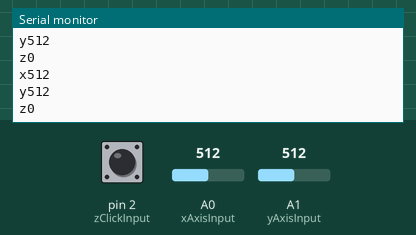
Recording of a sketch running on a simulated Arduino Uno, built with avr-gcc and run on an emulated ATmega328P. Shown: the last lines printed to the serial monitor. Inputs (shaded band) come from the test bench; at power-on: A0 (xAxisInput) = 512, A1 (yAxisInput) = 512, pin 2 (zClickInput) HIGH.

Above: at 1.2 s.
1.3 s: A0 (xAxisInput) set to 716
At 2.2 s:
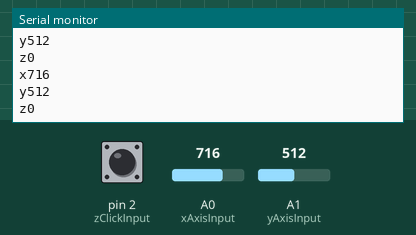
2.8 s: A1 (yAxisInput) set to 716
At 3.8 s:
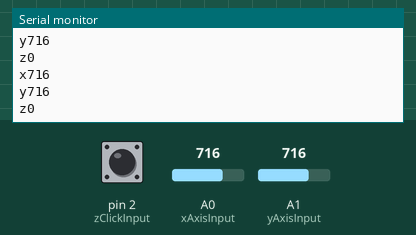
4.3 s: pin 2 (zClickInput) pulled LOW for 0.15 s
5.9 s: A0 (xAxisInput) set to 900
At 6.9 s:
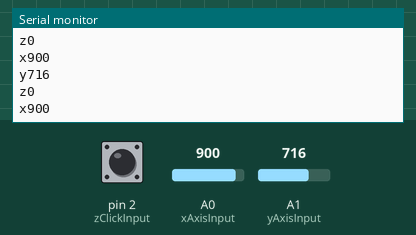
7.4 s: A1 (yAxisInput) set to 900
At 8.2 s:
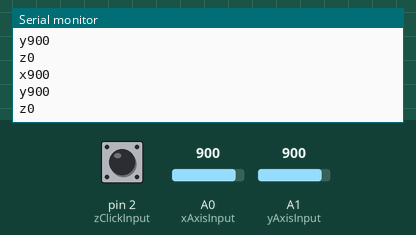
Timing chart, 0 to 9.9 s (numbered marks = the images above; inputs shaded):
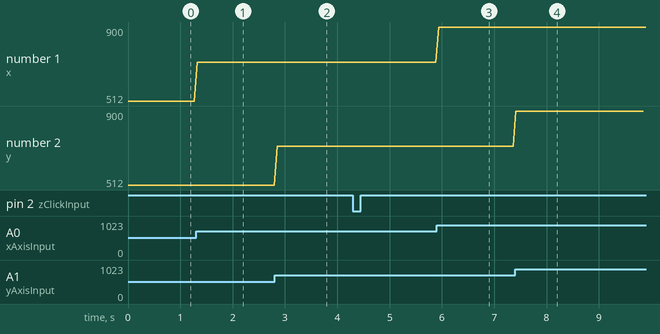

The sketch:

joystick_input.ino
```cpp
int xAxisInput = A0;
int yAxisInput = A1;
int zClickInput = 2;

int xAxisValue;
int yAxisValue;
int zClickValue;

void setup() {
  Serial.begin(9600);
  pinMode(xAxisInput, INPUT);
  pinMode(yAxisInput, INPUT);
  pinMode(zClickInput, INPUT);

  // WAKE THE DIGITAL INPUT UP
  digitalWrite(zClickInput, HIGH);
}

void loop() {
  // READ X AND Y POTENTIOMETER VALUES
  xAxisValue = analogRead(xAxisInput);
  yAxisValue = analogRead(yAxisInput);

  // READ DIGITAL INPUT Z-CLICK
  zClickValue = digitalRead(zClickInput);

  // FLIP CLICK VALUES AROUND SINCE WE HAD TO WAKE IT UP
  switch(zClickValue)
  {
    case 1:
      zClickValue = 0;
      break;
    case 0:
      zClickValue = 1;
      break;
  }

  //DEBUG - Used by Unity to get input
  Serial.println("x" + String(xAxisValue));
  Serial.println("y" + String(yAxisValue));
  Serial.println("z" + String(zClickValue));

  delay(50);
}
```

Measured:
- after the input at 1.3 s, the serial monitor: prints a new line at once (image 1)
- after the input at 2.8 s, the serial monitor: prints a new line after 0.05 s (image 2)
- after the input at 5.9 s, the serial monitor: prints a new line at once (image 3)
- after the input at 7.4 s, the serial monitor: prints a new line at once (image 4)
- plotted number 1: 512 → 716 after the input at 1.3 s, 716 → 900 after the input at 5.9 s
